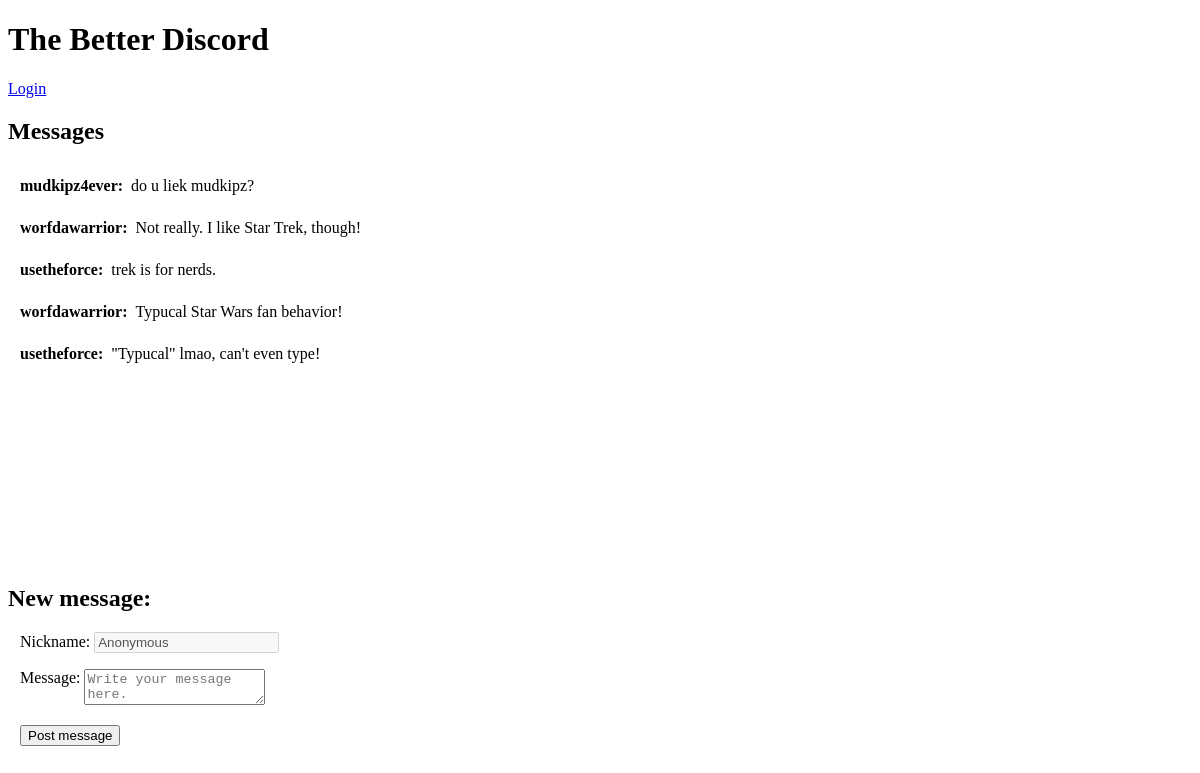
The page / on the database its author committed.
### project/models.py (models this page shows)
class Message(models.Model):
    owner = models.ForeignKey(User, on_delete=models.CASCADE, null=True)
    text = models.TextField()

### project/views.py (the view)
# urls.py: path('', views.index, name='index'),
def index(request):
    return render(request, 'project/index.html', { 'messages': logic.get_messages() })

### project/logic.py (called while the page is built)
def get_messages():
    messages = models.Message.objects.all()
    message_list = []
    for msg in messages:
        name = msg.owner.username if msg.owner else 'Anonymous'
        message_list.append({ 'message': msg.text, 'name': name })
    return message_list

### project/templates/project/index.html (shortened to what this page needs)
{% load static %}
<!DOCTYPE html>
<html>
    <head>
        <link rel="stylesheet" href="{% static 'styles.css' %}" />
    </head>
    <body onload="">
        <h1>The Better Discord</h1>
        {% if request.user.is_authenticated %}
            <a href="/logout/">Logout</a>
            <a href="/reset/">Change password</a>
        {% else %}
            <a href="/login/">Login</a>
        {% endif %}
        <h2>Messages</h2>
        <div id="messages" class="messages">
            {% if messages|length %}
                {% for message in messages %}
                    <div class="msg">
                        <div class="name">{{ message.name }}</div><div class="content">{% autoescape off %}{{ message.message }}{% endautoescape %}</div>
                    </div>
                {% endfor %}
            {% else %}
                <p id="nomessages">There are no messages!</p>
            {% endif %}
        </div>
        <h2>New message:</h2>
        <div class="newmessage">
            <p>
                <label>Nickname:</label>
                <input required type="text" id="name" value="{% if request.user.is_authenticated %}{{ request.user.username }}{% else %}Anonymous{% endif %}" readonly disabled />
            </p>
            <p>
                <label style="vertical-align: top">Message:</label>
                <textarea id="message" placeholder="Write your message here."></textarea>
            </p>
            <button onclick="newMessage()">Post message</button>
        </div>
    </body>
</html>

### project/static/styles.css (style rules this page uses)
.messages { overflow: scroll; height: 400px; }
.newmessage { margin-left: 0.75rem; }
.msg { padding-bottom: 0.75rem; padding-left: 0.75rem; padding-top: 0.75rem; }
.msg .name { font-weight: 800; display: inline-block; vertical-align: top; }
.msg .content { display: inline-block; }
.msg .name::after { content: ':'; margin-right: 0.5rem; }

### rows shown on the page
Message: message "do u liek mudkipz?"
Message: message "Not really. I like Star Trek, though!"
Message: message "trek is for nerds."
Message: message "Typucal Star Wars fan behavior!"
Message: message "\"Typucal\" lmao, can't even type!"

### other values the page prints
{{ message.name }} "mudkipz4ever" "worfdawarrior" "usetheforce" "worfdawarrior" "usetheforce"
